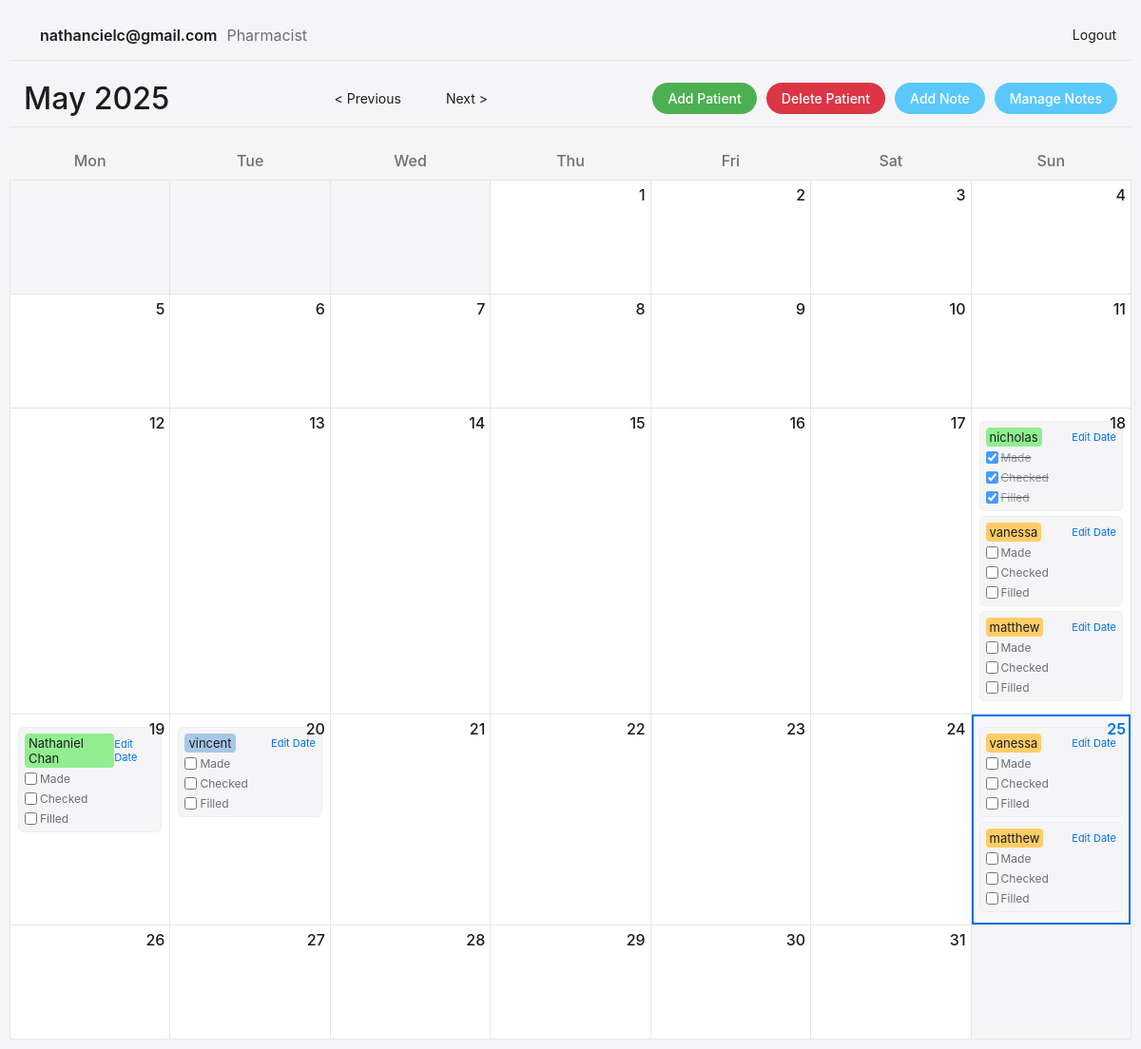
Screenshot of / (signed in) with the database file from the repository.
### website/models.py (models this page shows)
class User(db.Model, UserMixin):
    id = db.Column(db.Integer, primary_key=True)
    email = db.Column(db.String(150), unique=True, nullable=False)
    password = db.Column(db.String(150), nullable=False)
    full_name = db.Column(db.String(150), nullable=False)
    role = db.Column(db.String(50), nullable=False)
    date_created = db.Column(db.DateTime, default=datetime.utcnow)

class Patient(db.Model):
    id = db.Column(db.Integer, primary_key=True)
    name = db.Column(db.String(100), nullable=False)
    frequency = db.Column(db.Integer)  # 1, 2, or 4 weeks
    start_date = db.Column(db.DateTime, nullable=False)
    notes = db.Column(db.Text)  # Optional notes field
    check_statuses = db.relationship('CheckStatus', backref='patient', cascade='all, delete-orphan')

class CheckStatus(db.Model):
    id = db.Column(db.Integer, primary_key=True)
    patient_id = db.Column(db.Integer, db.ForeignKey('patient.id', ondelete='CASCADE'), nullable=False)
    date = db.Column(db.Date, nullable=False)
    made = db.Column(db.Boolean, default=False)
    checked = db.Column(db.Boolean, default=False)
    filled = db.Column(db.Boolean, default=False)

### website/views.py (the view)
@views.route('/')
@login_required
def index():
    today = datetime.now()
    year = request.args.get('year', today.year, type=int)
    month = request.args.get('month', today.month, type=int)
    cal = calendar.monthcalendar(year, month)
    month_name = calendar.month_name[month]
    patients = Patient.query.all()
    prescriptions = {}
    for week in cal:
        for day in week:
            if day != 0:
                current_date = date(year, month, day)
                prescriptions[current_date] = []
                for patient in patients:
                    start_date = patient.start_date.date()
                    if current_date >= start_date and (current_date - start_date).days % (patient.frequency * 7) == 0:
                        check_status = CheckStatus.query.filter_by(
                            patient_id=patient.id,
                            date=current_date
                        ).first()
                        prescriptions[current_date].append({
                            'patient': patient,
                            'status': check_status or None
                        })
    response = make_response(render_template('calendar.html',
                         calendar=cal,
                         month=month,
                         year=year,
                         month_name=month_name,
                         prescriptions=prescriptions,
                         today=today.date(),
                         day_of_month=today.day,
                         date=date,
                         user=current_user
                        ))
    response.headers['Cache-Control'] = 'no-cache, no-store, must-revalidate'
    response.headers['Pragma'] = 'no-cache'
    response.headers['Expires'] = '0'
    return response

### website/__init__.py (called while the page is built)
def create_app():
    app = Flask(__name__)
    app.config['SECRET_KEY'] = 'hjshjhdjah kjshkjdhjs'  # Replace with a secure key in production
    app.config['SQLALCHEMY_DATABASE_URI'] = f'sqlite:///{DB_NAME}'
    db.init_app(app)
    from .views import views
    from .auth import auth
    app.register_blueprint(views, url_prefix='/')
    app.register_blueprint(auth, url_prefix='/')
    from .models import User, Patient, CheckStatus
    create_database(app)
    login_manager = LoginManager()
    login_manager.login_view = 'auth.login'  # Where to redirect if not logged in
    login_manager.init_app(app)
    @login_manager.user_loader
    def load_user(id):
        return User.query.get(int(id))
    return app

### website/templates/calendar.html (shortened to what this page needs)
<!DOCTYPE html>
<html>
<head>
    <link rel="stylesheet" href="{{ url_for('static', filename='style.css') }}">
</head>
<body>
    <div class="container">
        <div class="user-section">
            <div class="user-info">
                        <span class="user-name">{{ user.full_name }}</span>
                        <span class="user-role">{{ user.role }}</span>
            </div>
            <a href="{{ url_for('auth.logout') }}" class="logout-button">Logout</a>
        </div>
        <div class="header">
            <h1>{{ month_name }} {{ year }}</h1>
            <div class="navigation">
                {% set prev_month = month - 1 if month > 1 else 12 %}
                {% set prev_year = year if month > 1 else year - 1 %}
                {% set next_month = month + 1 if month < 12 else 1 %}
                {% set next_year = year if month < 12 else year + 1 %}
                <a href="{{ url_for('views.index', month=prev_month, year=prev_year) }}">&lt; Previous</a>
                <a href="{{ url_for('views.index', month=next_month, year=next_year) }}">Next &gt;</a>
            </div>
            <div class="action-buttons">
                <a href="{{ url_for('views.add_patient') }}" class="button primary">Add Patient</a>
                <a href="{{ url_for('views.delete_patient') }}" class="button danger">Delete Patient</a>
                <a href="{{ url_for('views.add_note') }}" class="button info">Add Note</a>
                <a href="{{ url_for('views.manage_notes') }}" class="button info">Manage Notes</a>
            </div>
        </div>
        <table class="calendar">
            <tr>
                <th>Mon</th>
                <th>Tue</th>
                <th>Wed</th>
                <th>Thu</th>
                <th>Fri</th>
                <th>Sat</th>
                <th>Sun</th>
            </tr>
            {% for week in calendar %}
            <tr>
                {% for day in week %}
                <td {% if day != 0 %}class="day {% if today == date(year, month, day) %}today{% endif %}"{% endif %}>
                    {% if day != 0 %}
                        <div class="day-number">{{ day }}</div>
                        {% set current_date = date(year, month, day) %}
                        {% if current_date in prescriptions %}
                            <div class="prescriptions">
                                {% for prescription in prescriptions[current_date] %}
                                    <div class="prescription">
                                        <div class="prescription-header">
                                            <span class="highlight-{{ prescription.patient.frequency }}">
                                                {{ prescription.patient.name }}
                                            </span>
                                            <div class="prescription-actions">
                                                <a href="{{ url_for('views.edit_start_date', patient_id=prescription.patient.id) }}" title="Edit Start Date">Edit Date</a>
                                            </div>
                                        </div>
                                        <div class="checkboxes {% if prescription.status and prescription.status.made and prescription.status.checked and (prescription.status.filled if day_of_month >= day else True) %}completed{% endif %}">
                                            <label>
                                                <input type="checkbox" class="status-checkbox"
                                                       data-patient-id="{{ prescription.patient.id }}"
                                                       data-date="{{ current_date.strftime('%Y-%m-%d') }}"
                                                       data-status-type="made"
                                                       {% if prescription.status and prescription.status.made %}checked{% endif %}>
                                                Made
                                            </label>
                                            <label>
                                                <input type="checkbox" class="status-checkbox"
                                                       data-patient-id="{{ prescription.patient.id }}"
                                                       data-date="{{ current_date.strftime('%Y-%m-%d') }}"
                                                       data-status-type="checked"
                                                       {% if prescription.status and prescription.status.checked %}checked{% endif %}>
                                                Checked
                                            </label>
                                            <label>
                                                <input type="checkbox" class="status-checkbox"
                                                       data-patient-id="{{ prescription.patient.id }}"
                                                       data-date="{{ current_date.strftime('%Y-%m-%d') }}"
                                                       data-status-type="filled"
                                                       {% if prescription.status and prescription.status.filled %}checked{% endif %}>
                                                Filled
                                            </label>
                                        </div>
                                    </div>
                                {% endfor %}
                            </div>
                        {% endif %}
                    {% endif %}
                </td>
                {% endfor %}
            </tr>
            {% endfor %}
        </table>
    </div>
</body>
</html>

### website/static/styles/style.css (style rules this page uses)
.container { padding: 10px; width: 100vw; min-height: 100vh; box-sizing: border-box; }
.header { display: flex; justify-content: space-between; align-items: center; margin-bottom: 20px; flex-wrap: wrap; gap: 20px; }
.navigation { display: flex; gap: 20px; }
.action-buttons { display: flex; gap: 10px; }
.calendar { width: 100%; border-collapse: collapse; }
.calendar th { background-color: #f5f5f5; padding: 10px; text-align: center; }
.calendar td { border: 1px solid #ddd; padding: 10px; height: 120px; vertical-align: top; }
.day { position: relative; }
.day-number { position: absolute; top: 5px; right: 5px; font-weight: bold; }
.today { background-color: #f0f8ff; }
.prescriptions { margin-top: 25px; }
.prescription { margin-bottom: 10px; padding: 5px; background-color: #fff; border: 1px solid #eee; border-radius: 4px; }
.checkboxes { display: flex; flex-direction: column; gap: 5px; margin-top: 5px; }
.button { padding: 10px 20px; text-decoration: none; border-radius: 4px; border: none; cursor: pointer; display: inline-block; background-color: #666; color: white; }
.button.primary { background-color: #4CAF50; }
.button.danger { background-color: #dc3545; }

### website/templates/calendar.html (style rules this page uses)
* { box-sizing: border-box; margin: 0; padding: 0; font-family: -apple-system, BlinkMacSystemFont, "Segoe UI", Roboto, Helvetica, Arial, sans-serif; }
body { background-color: #f5f5f7; color: #1d1d1f; }
.header { display: flex; justify-content: space-between; align-items: center; padding: 10px 15px; margin-bottom: 15px; border-bottom: 1px solid #e6e6e6; }
.header h1 { font-size: 32px; font-weight: 500; color: #1d1d1f; }
.navigation { display: flex; gap: 15px; align-items: center; }
.navigation a { text-decoration: none; color: #1d1d1f; background-color: #f5f5f7; border-radius: 20px; padding: 8px 16px; font-size: 14px; transition: background-color 0.2s; }
.calendar { width: 100%; border-collapse: collapse; table-layout: fixed; }
.calendar th { padding: 10px; text-align: center; font-weight: 500; color: #6e6e73; border-bottom: 1px solid #e6e6e6; }
.calendar td { height: 120px; vertical-align: top; border: 1px solid #e6e6e6; padding: 8px; }
.calendar td.day { background-color: #ffffff; }
.calendar td.today { background-color: #f7f7fa; box-shadow: inset 0 0 0 2px #0071e3; }
.day-number { font-size: 16px; font-weight: 500; margin-bottom: 8px; color: #1d1d1f; }
td.today .day-number { color: #0071e3; font-weight: 600; }
.user-section { display: flex; justify-content: space-between; align-items: center; padding: 10px 0; margin-bottom: 10px; border-bottom: 1px solid #e6e6e6; }
.user-info { display: flex; align-items: center; }
.user-name { font-weight: 600; margin-right: 10px; color: #1d1d1f; margin-left: 2em; }
.user-role { color: #6e6e73; font-style: normal; }
.logout-button { background-color: #f5f5f7; color: #1d1d1f; border: none; padding: 8px 16px; border-radius: 20px; cursor: pointer; text-decoration: none; font-size: 14px; transition: background-color 0.2s; }
.action-buttons { display: flex; gap: 10px; }
.button { text-decoration: none; padding: 8px 16px; border-radius: 20px; font-size: 14px; font-weight: 500; transition: background-color 0.2s; }
.primary { background-color: #0071e3; color: white; }
.danger { background-color: #ff3b30; color: white; }
.info { background-color: #5ac8fa; color: white; }
.prescriptions { margin-top: 5px; }
.prescription { background-color: #f5f5f7; border-radius: 6px; padding: 6px; margin-bottom: 5px; font-size: 13px; }
.prescription-header { display: flex; justify-content: space-between; align-items: center; margin-bottom: 4px; }
.prescription-actions { display: flex; gap: 4px; }
.prescription-actions a { font-size: 11px; color: #0071e3; text-decoration: none; }
.checkboxes { margin-top: 4px; display: flex; flex-wrap: wrap; gap: 6px; }
.checkboxes label { display: flex; align-items: center; font-size: 12px; color: #6e6e73; margin-right: 4px; }
.checkboxes input[type="checkbox"] { margin-right: 3px; }
.highlight-1 { background-color: #ffcc66; padding: 2px 4px; border-radius: 4px; }
.highlight-2 { background-color: #90ee90; padding: 2px 4px; border-radius: 4px; }
.highlight-4 { background-color: #a7c7e7; padding: 2px 4px; border-radius: 4px; }
.completed { text-decoration: line-through; opacity: 0.7; }

### rows the page displays
User: full_name "nathancielc@gmail.com", role "Pharmacist"
Patient: patient.name "nicholas"
CheckStatus: made "☑", checked "☑", filled "☑"
Patient: patient.name "vanessa" "vanessa"
Patient: patient.name "matthew" "matthew"
Patient: patient.name "Nathaniel Chan"
Patient: patient.name "vincent"

### other values shown
{{ month_name }} "May"
{{ year }} "2025"
{{ day }} "1" "2" "3" "4" "5" "6" "7" "8" "9" "10" "11" "12" "13" "14" "15" "16" "17" "18" "19" "20" "21" "22" "23" "24" "25" "26" "27" "28" "29" "30" "31"
